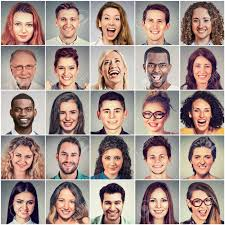
#> input picture Ch3/img2.jpg, 225 x 225 px
$ jupyter execute 'Face and Eye Detection .ipynb'
#> lines starting #> are read from the running program, lines starting #| are printed output that depends on the picture
# Haar cascade method

feature based machine learning  , uses pretrained images of labeled positives and negatives . Runs through thousands of classifiers in a cascaded manner - detects faces in the image and draw bounding boxes

[cell 1]
import numpy as np
import cv2
import matplotlib.pyplot as plt
import os
os.chdir("D:/Pooja/Online Courses Content/Lynda/opencv/Ch 3")

[cell 2]
img = cv2.imread("img2.jpg", 1)
#> img is the input picture: shape (225, 225, 3); mean B, G, R 136.6, 144, 165.2
img1=img.copy()
gray= cv2.cvtColor(img,cv2.COLOR_BGR2GRAY)
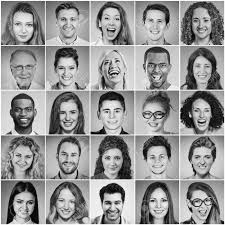
#> gray: shape (225, 225); min 0, max 255, mean 149.5

[cell 3]
plt.subplot(121),plt.imshow(img)
plt.title('Original Image'), plt.xticks([]), plt.yticks([])

detectMultiscale module of the classifier - This function will return a rectangle with coordinates(x,y,w,h) around the detected face. <br>
Here is a list of the most common parameters of the detectMultiScale function :<br>
scaleFactor : Parameter specifying how much the image size is reduced at each image scale.<br>
minNeighbors : Parameter specifying how many neighbors each candidate rectangle should have to retain it.<br>
minSize : Minimum possible object size. Objects smaller than that are ignored.<br>
maxSize : Maximum possible object size. Objects larger than that are ignored.

[cell 4]
path = "haarcascade_frontalface_default.xml"
face_cascade = cv2.CascadeClassifier(path)
faces = face_cascade.detectMultiScale(gray, scaleFactor=1.05, minNeighbors=5, minSize=(40,40))
#> faces = ()
print (len(faces))
#| 0
for (x, y, w, h) in faces:
    cv2.rectangle(img, (x,y), (x+w,y+h), (2,255,0), 2)
#> this loop made 0 passes

cv2.imshow("Image",img)
cv2.waitKey(0)
cv2.destroyAllWindows()
cv2.waitKey(1)
#> Out = 27

[cell 5]
plt.subplot(121),plt.imshow(img)
plt.title('Face Detection'), plt.xticks([]), plt.yticks([])

[cell 6]

eye_cascade = cv2.CascadeClassifier("haarcascade_eye.xml")

eyes = eye_cascade.detectMultiScale(gray, scaleFactor=1.03, minNeighbors=10, minSize=(10,10))
#> eyes = ()
print (len(eyes))
#| 0

for (x, y, w, h) in eyes:
    cv2.rectangle(img1, (x,y), (x+w,y+h), (255,0,0),1)


cv2.imshow("Eye detection ",img1)

cv2.waitKey(0)
cv2.destroyAllWindows()
cv2.waitKey(1)
#> Out = 27


$ run again, with Ch3/img3.jpg copied over Ch3/img2.jpg
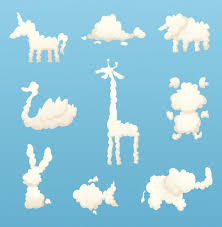
#> input picture Ch3/img3.jpg, 222 x 227 px
#> img is the input picture: shape (227, 222, 3); mean B, G, R 221, 202.3, 150
#> `gray= cv2.cvtColor(img,cv2.COLOR_BGR2GRAY)`:
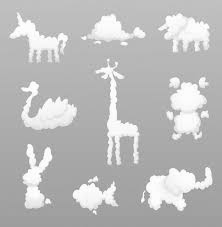
#> gray: shape (227, 222); min 139, max 255, mean 188.8
#> faces = ()
#| 0
#> `cv2.waitKey(1)`: Out = 27
#> eyes = ()
#| 0
#> `cv2.waitKey(1)`: Out = 27

$ run again, with Ch3/img4.jpg copied over Ch3/img2.jpg
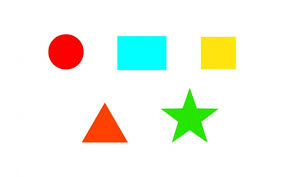
#> input picture Ch3/img4.jpg, 284 x 177 px
#> img is the input picture: shape (177, 284, 3); mean B, G, R 234.2, 245.1, 241.4
#> `gray= cv2.cvtColor(img,cv2.COLOR_BGR2GRAY)`:
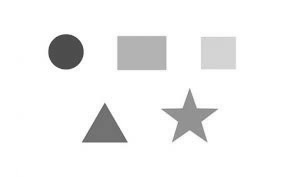
#> gray: shape (177, 284); min 62, max 255, mean 242.7
#> faces = ()
#| 0
#> `cv2.waitKey(1)`: Out = 27
#> eyes = ()
#| 0
#> `cv2.waitKey(1)`: Out = 27
